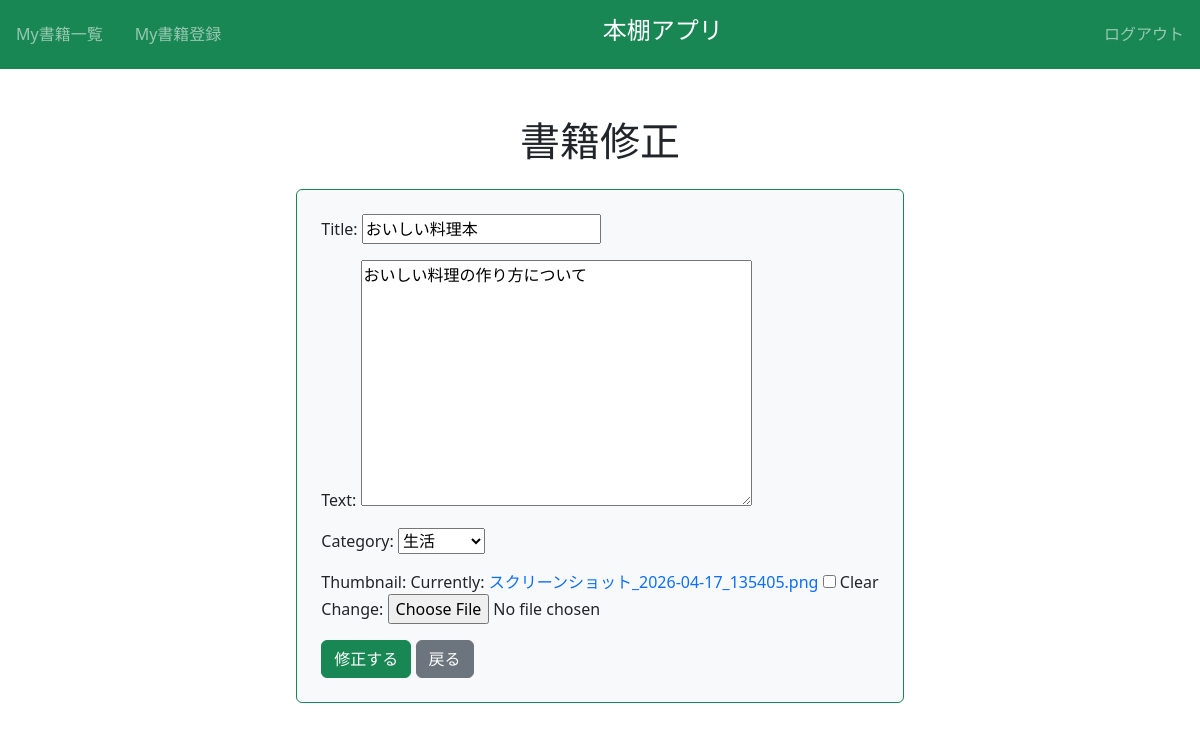
Screenshot of /book/2/update/ (signed in) with the database file from the repository.
### book/models.py (models this page shows, shortened)
class Book(models.Model) :
    title = models.CharField(max_length=100)
    text = models.TextField()
    thumbnail = models.ImageField(null=True, blank=True)
    category = models.CharField(
        max_length=100,
        choices=CATEGORY
    )
    user = models.ForeignKey('auth.User', on_delete=models.CASCADE)

### book/views.py (the view, shortened to what this page needs)
# urls.py: path('book/<int:pk>/update/', views.UpdateBookView.as_view(), name='update-book'),
class UpdateBookView(LoginRequiredMixin, UpdateView) :
    model = Book
    fields = ('title', 'text', 'category', 'thumbnail')
    template_name = 'book/book_update.html'
    def get_object(self, queryset=None) :
        obj = super().get_object(queryset)
        if obj.user != self.request.user :
            raise PermissionDenied
        return obj

### book/templates/book/book_update.html (shortened to what this page needs)
{% extends 'base.html' %}
{% block h1 %}
  書籍修正
{% endblock %}
{% block content %}
  <div class="container" style="max-width: fit-content;">
    <form method="post" enctype="multipart/form-data" class="p-4 m-4 bg-light border border-success rounded form-group">
      {{ form.as_p }}
      <button class="btn btn-success" type="submit">修正する</button>
      <a href="{% url 'detail-book' object.pk %}" class="btn btn-secondary">戻る</a>
    </form>
  </div>
{% endblock %}

### book/static/book/css/style.css (style rules this page uses)
a { text-decoration: none; }

### rows the page displays
Book: title "おいしい料理本", text "おいしい料理の作り方について", category "生活"
